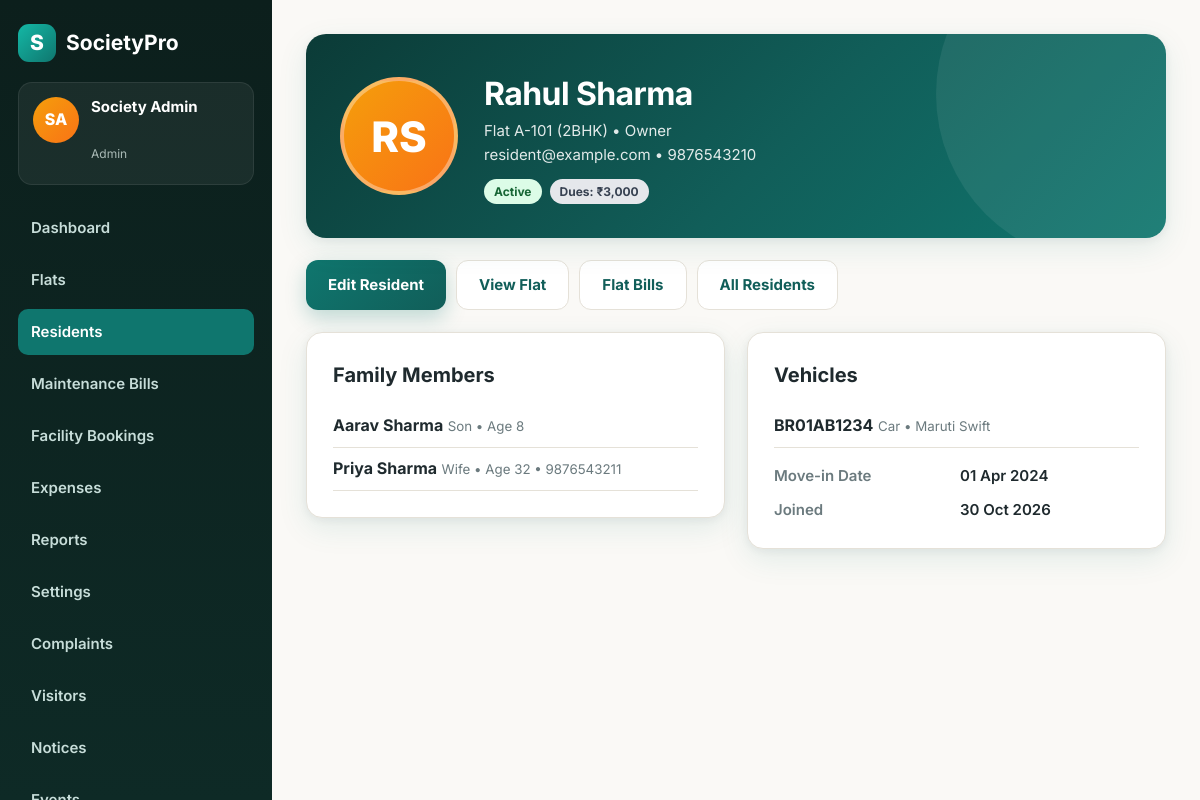
/resident-view.php?id=2 (signed in), run on the app's committed database.
### tables this page shows
CREATE TABLE IF NOT EXISTS `users` (
  `id` int(11) NOT NULL AUTO_INCREMENT,
  `name` varchar(100) NOT NULL,
  `email` varchar(150) NOT NULL,
  `phone` varchar(15) DEFAULT NULL,
  `password` varchar(255) NOT NULL,
  `role` enum('admin','resident') NOT NULL DEFAULT 'resident',
  `flat_id` int(11) DEFAULT NULL,
  `resident_type` enum('owner','tenant') NOT NULL DEFAULT 'owner',
  `move_in_date` date DEFAULT NULL,
  `is_active` tinyint(1) NOT NULL DEFAULT 1,
  `created_at` datetime NOT NULL DEFAULT current_timestamp(),
  PRIMARY KEY (`id`),
  UNIQUE KEY `email` (`email`),
  KEY `flat_id` (`flat_id`),
  CONSTRAINT `users_flat_fk` FOREIGN KEY (`flat_id`) REFERENCES `flats` (`id`) ON DELETE SET NULL
);

CREATE TABLE IF NOT EXISTS `flats` (
  `id` int(11) NOT NULL AUTO_INCREMENT,
  `block_name` varchar(10) NOT NULL,
  `flat_no` varchar(10) NOT NULL,
  `floor_no` int(11) NOT NULL DEFAULT 0,
  `flat_type` enum('1BHK','2BHK','3BHK','4BHK') NOT NULL DEFAULT '2BHK',
  `area_sqft` int(11) DEFAULT NULL,
  `created_at` datetime NOT NULL DEFAULT current_timestamp(),
  PRIMARY KEY (`id`),
  UNIQUE KEY `block_flat` (`block_name`, `flat_no`)
);

CREATE TABLE IF NOT EXISTS `family_members` (
  `id` int(11) NOT NULL AUTO_INCREMENT,
  `user_id` int(11) NOT NULL,
  `name` varchar(100) NOT NULL,
  `relation` varchar(50) NOT NULL DEFAULT 'Family',
  `age` int(11) DEFAULT NULL,
  `phone` varchar(15) DEFAULT NULL,
  PRIMARY KEY (`id`),
  KEY `user_id` (`user_id`),
  CONSTRAINT `family_user_fk` FOREIGN KEY (`user_id`) REFERENCES `users` (`id`) ON DELETE CASCADE
);

CREATE TABLE IF NOT EXISTS `vehicles` (
  `id` int(11) NOT NULL AUTO_INCREMENT,
  `user_id` int(11) NOT NULL,
  `vehicle_no` varchar(20) NOT NULL,
  `vehicle_type` enum('Car','Bike') NOT NULL DEFAULT 'Car',
  `model` varchar(80) DEFAULT NULL,
  PRIMARY KEY (`id`),
  UNIQUE KEY `vehicle_no` (`vehicle_no`),
  KEY `user_id` (`user_id`),
  CONSTRAINT `vehicle_user_fk` FOREIGN KEY (`user_id`) REFERENCES `users` (`id`) ON DELETE CASCADE
);

### includes/functions.php (called while the page is built, shortened)
<?php
function e(?string $v): string { return htmlspecialchars((string)$v, ENT_QUOTES, 'UTF-8'); }
function initials(string $name): string {
    $out = '';
    foreach (array_slice(preg_split('/\s+/', trim($name)), 0, 2) as $p) $out .= strtoupper(mb_substr($p, 0, 1));
    return $out ?: 'R';
}
function inr(float $amount): string {
    $neg = $amount < 0;
    $amount = abs($amount);
    $parts = explode('.', number_format($amount, 2, '.', ''));
    $int = $parts[0];
    if (strlen($int) > 3) {
        $last3 = substr($int, -3);
        $rest = substr($int, 0, -3);
        $rest = preg_replace('/\B(?=(\d{2})+(?!\d))/', ',', $rest);
        $int = $rest . ',' . $last3;
    }
    $dec = ($parts[1] ?? '00') !== '00' ? '.' . $parts[1] : '';
    return ($neg ? '-₹' : '₹') . $int . $dec;
}

### resident-view.php (the view, shortened to what this page needs)
<?php
require_once __DIR__ . '/includes/functions.php';
$db = db();
$id = (int)($_GET['id'] ?? 0);
$stmt = $db->prepare("SELECT u.*, f.block_name, f.flat_no, f.flat_type FROM users u LEFT JOIN flats f ON f.id = u.flat_id WHERE u.id = ? AND u.role = 'resident'");
$stmt->execute([$id]);
$res = $stmt->fetch();
$family = $db->prepare('SELECT * FROM family_members WHERE user_id = ? ORDER BY name');
$family->execute([$id]);
$family = $family->fetchAll();
$vehicles = $db->prepare('SELECT * FROM vehicles WHERE user_id = ? ORDER BY vehicle_no');
$vehicles->execute([$id]);
$vehicles = $vehicles->fetchAll();
$dues = 0.0;
if ($res['flat_id']) {
    $stmt = $db->prepare("SELECT COALESCE(SUM(total_amount - paid_amount),0) FROM bills WHERE flat_id = ? AND status IN ('unpaid','partial')");
    $stmt->execute([$res['flat_id']]);
    $dues = (float)$stmt->fetchColumn();
}
require_once __DIR__ . '/includes/header.php';
?>
<div class="detail-hero">
  <div class="detail-avatar"><?= e(initials($res['name'])) ?></div>
  <div>
    <h1><?= e($res['name']) ?></h1>
    <div class="meta"><?= $res['flat_no'] ? 'Flat ' . e($res['block_name'] . '-' . $res['flat_no']) . ' (' . e($res['flat_type']) . ')' : 'No flat assigned' ?> &bull; <span style="text-transform:capitalize"><?= e($res['resident_type']) ?></span></div>
    <div class="meta"><?= e($res['email']) ?><?= $res['phone'] ? ' &bull; ' . e($res['phone']) : '' ?></div>
    <div class="badges">
      <span class="badge <?= (int)$res['is_active'] === 1 ? 'badge-active' : 'badge-inactive' ?>"><?= (int)$res['is_active'] === 1 ? 'Active' : 'Inactive' ?></span>
      <?php if ($dues > 0): ?><span class="badge badge-inactive">Dues: <?= e(inr($dues)) ?></span><?php endif; ?>
    </div>
  </div>
</div>
<div style="display:flex;gap:10px;flex-wrap:wrap;margin-bottom:22px">
  <a class="btn" href="resident-edit.php?id=<?= $id ?>">Edit Resident</a>
  <?php if ($res['flat_id']): ?><a class="btn btn-light" href="flat-view.php?id=<?= (int)$res['flat_id'] ?>">View Flat</a><a class="btn btn-light" href="bills.php?flat_id=<?= (int)$res['flat_id'] ?>">Flat Bills</a><?php endif; ?>
  <a class="btn btn-light" href="residents.php">All Residents</a>
</div>
<div class="detail-grid">
  <div class="card"><h2>Family Members</h2>
    <?php foreach ($family as $fm): ?>
    <div style="padding:8px 0;border-bottom:1px solid var(--line)"><strong><?= e($fm['name']) ?></strong> <small style="color:var(--muted)"><?= e($fm['relation']) ?><?= $fm['age'] ? ' &bull; Age ' . (int)$fm['age'] : '' ?><?= $fm['phone'] ? ' &bull; ' . e($fm['phone']) : '' ?></small></div>
    <?php endforeach; ?>
  </div>
  <div class="card"><h2>Vehicles</h2>
    <?php foreach ($vehicles as $v): ?>
    <div style="padding:8px 0;border-bottom:1px solid var(--line)"><strong><?= e($v['vehicle_no']) ?></strong> <small style="color:var(--muted)"><?= e($v['vehicle_type']) ?><?= $v['model'] ? ' &bull; ' . e($v['model']) : '' ?></small></div>
    <?php endforeach; ?>
    <dl class="kv" style="margin-top:16px">
      <dt>Move-in Date</dt><dd><?= $res['move_in_date'] ? e(date('d M Y', strtotime($res['move_in_date']))) : '-' ?></dd>
      <dt>Joined</dt><dd><?= e(date('d M Y', strtotime($res['created_at']))) ?></dd>
    </dl>
  </div>
</div>
<?php require_once __DIR__ . '/includes/footer.php'; ?>

### assets/css/style.css (style rules this page uses)
:root { --paper:#FAF9F6; --card:#FFFFFF; --ink:#1F2A2E; --muted:#6B7A7E; --teal:#0F766E; --teal-dark:#115E59; --teal-soft:#E3F2EF; --amber:#F59E0B; --line:#E5E1D8; --danger:#DC2626; --success:#15803D; --radius:16px; --shadow:0 10px 30px rgba(15,118,110,.10), 0 2px 8px rgba(31,42,46,.06); }
* { margin:0;padding:0;box-sizing:border-box }
body { font-family:'Inter',system-ui,-apple-system,Segoe UI,Roboto,sans-serif;background:var(--paper);color:var(--ink);line-height:1.6 }
a { color:var(--teal);text-decoration:none }
.btn { display:inline-flex;align-items:center;justify-content:center;gap:8px;background:linear-gradient(135deg,var(--teal),var(--teal-dark));color:#fff!important;border:none;padding:12px 22px;border-radius:12px;font-weight:700;font-size:15px;cursor:pointer;box-shadow:0 8px 20px rgba(15,118,110,.25);transition:.2s;text-decoration:none!important }
.btn-light { background:#fff;color:var(--teal-dark)!important;box-shadow:none;border:1px solid var(--line) }
.card { background:var(--card);border:1px solid var(--line);border-radius:var(--radius);box-shadow:var(--shadow);padding:26px;margin-bottom:22px }
.card h2 { font-size:20px;margin-bottom:14px }
.badge { display:inline-block;padding:3px 10px;border-radius:999px;font-size:12px;font-weight:700 }
.badge-active { background:#DCFCE7;color:#166534 }
.badge-inactive { background:#E5E7EB;color:#374151 }
.kv { display:grid;grid-template-columns:170px 1fr;gap:10px 16px;font-size:15px }
.kv dt { color:var(--muted);font-weight:600 }
.kv dd { font-weight:600 }
.detail-hero { background:linear-gradient(135deg,#0B3B37,var(--teal-dark) 55%,var(--teal));color:#fff;border-radius:20px;padding:34px;display:flex;gap:26px;align-items:center;box-shadow:var(--shadow);margin-bottom:22px;position:relative;overflow:hidden }
.detail-hero:after { content:"";position:absolute;width:340px;height:340px;border-radius:50%;background:rgba(255,255,255,.07);right:-110px;top:-110px }
.detail-avatar { width:118px;height:118px;border-radius:50%;background:linear-gradient(135deg,var(--amber),#F97316);display:grid;place-items:center;font-size:42px;font-weight:800;color:#fff;border:4px solid rgba(255,255,255,.35);flex-shrink:0;position:relative;z-index:1 }
.detail-hero h1 { font-size:32px;letter-spacing:-.6px;position:relative;z-index:1 }
.detail-hero .meta { opacity:.88;font-size:15px;position:relative;z-index:1 }
.detail-hero .badges { margin-top:12px;display:flex;gap:8px;flex-wrap:wrap;position:relative;z-index:1 }
.detail-grid { display:grid;grid-template-columns:1fr 1fr;gap:22px;align-items:start }

### data on the page
users: name "RS", name "Rahul Sharma", flat.flat_no "A-101", flat.flat_type "2BHK", resident_type "Owner", email "resident@example.com", phone "9876543210", move_in_date "01 Apr 2024", created_at "30 Oct 2026"
family_members: name "Aarav Sharma", relation "Son", age "8"
family_members: name "Priya Sharma", relation "Wife", age "32", phone "9876543211"
vehicles: vehicle_no "BR01AB1234", vehicle_type "Car", model "Maruti Swift"

### other printed values
initials($u['name']) "SA"
$u['name'] "Society Admin"
$u['role'] "Admin"
inr($dues) "₹3,000"
